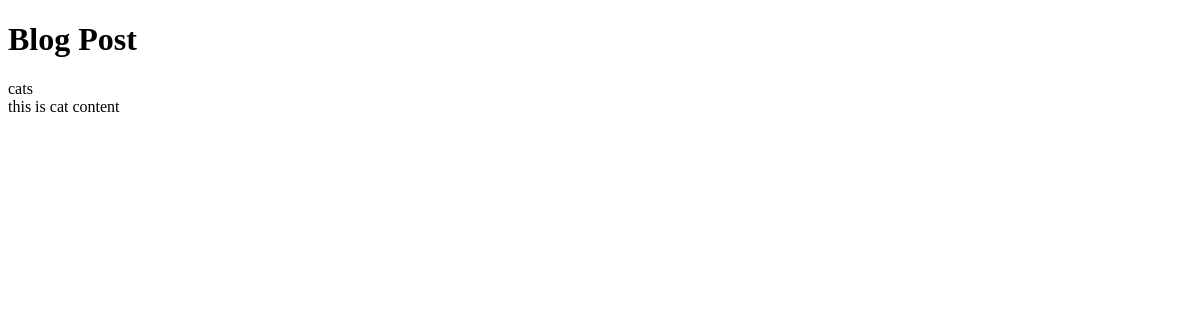
The app's page /cat, older data.
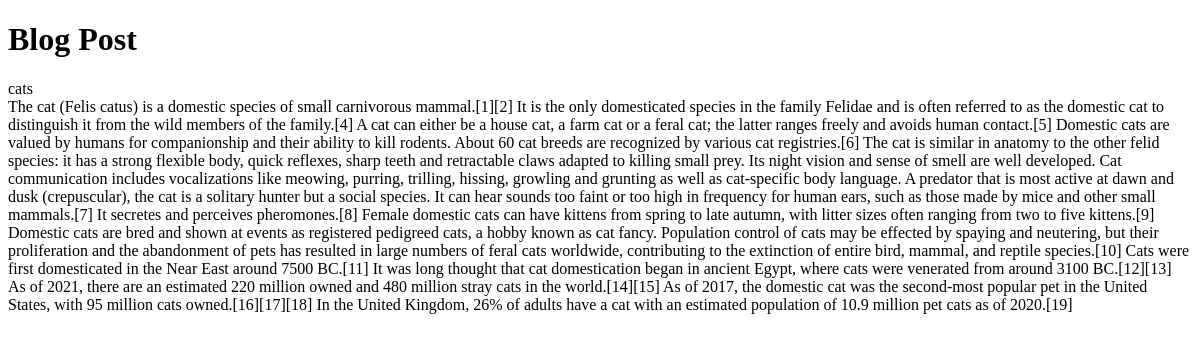
The same page, newer data.
### blog/models.py (models this page shows, shortened)
class Posts(models.Model):
    print("inside Post Model Class")
    title = models.CharField(max_length=250)
    content = models.TextField()
    date_created = models.DateTimeField(auto_now_add=True)
    slug = models.SlugField(max_length=250, unique=True)
    author = models.ForeignKey(to=User, on_delete=models.CASCADE)
    status = models.IntegerField(choices=STATUS, default=0)

### blog/views.py (the view)
# urls.py: path('<slug:slug>', views.BlogView.as_view(), name='blog_pattern'),
class BlogView(DetailView):
    print("inside Blog View Class")
    model = Posts
    template_name = "blog.html"

### templates/blog.html (shortened to what this page needs)
<!DOCTYPE html>
<html lang="en">
    <head>
    </head>
    <body>
        <h1>
            Blog Post
        </h1>
        <p>
            {{object.title}}
            <br>
            {{object.content}}
        </p>
    </body>
</html>

Row changes from the older to the newer data that the page shows:
changed Posts "cats": content "this is cat content" → "The cat (Felis catus) is a domestic species of small carnivorous mammal.[1][2] It is the only domesticated species in the family Felidae and is often referred to as the domestic cat to distinguish it from the wild members of the family.[4] A cat can either be a house cat, a farm cat or a feral cat; the latter ranges freely and avoids human contact.[5] Domestic cats are valued by humans for companionship and their ability to kill rodents. About 60 cat breeds are recognized by various cat registries.[6] The cat is similar in anatomy to the other felid species: it has a strong flexible body, quick reflexes, sharp teeth and retractable claws adapted to killing small prey. Its night vision and…"
